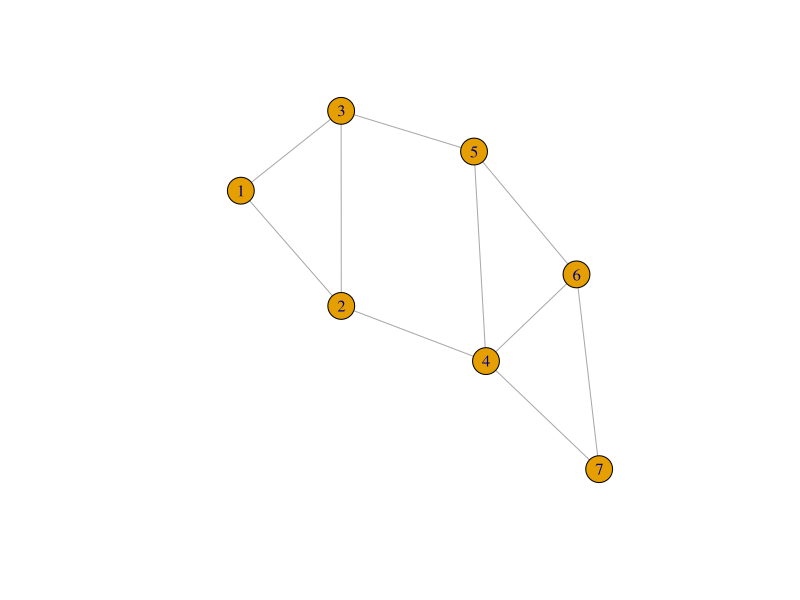
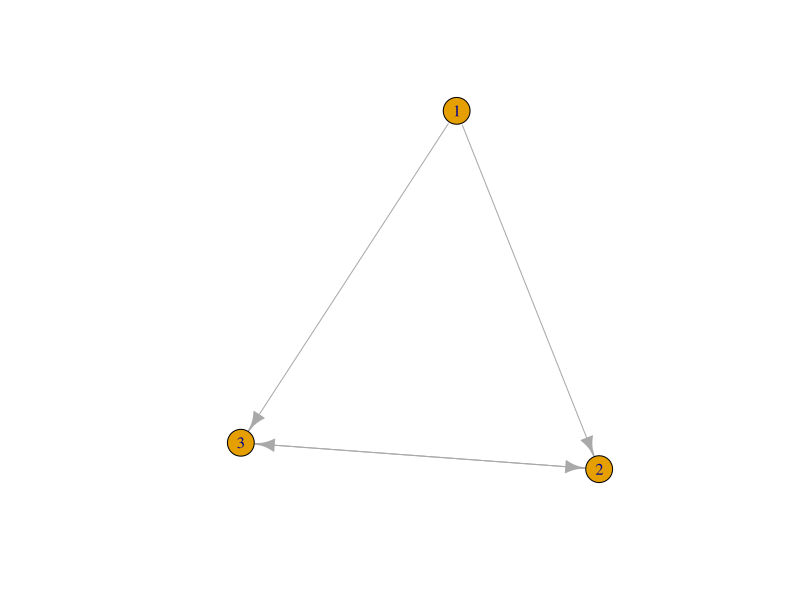
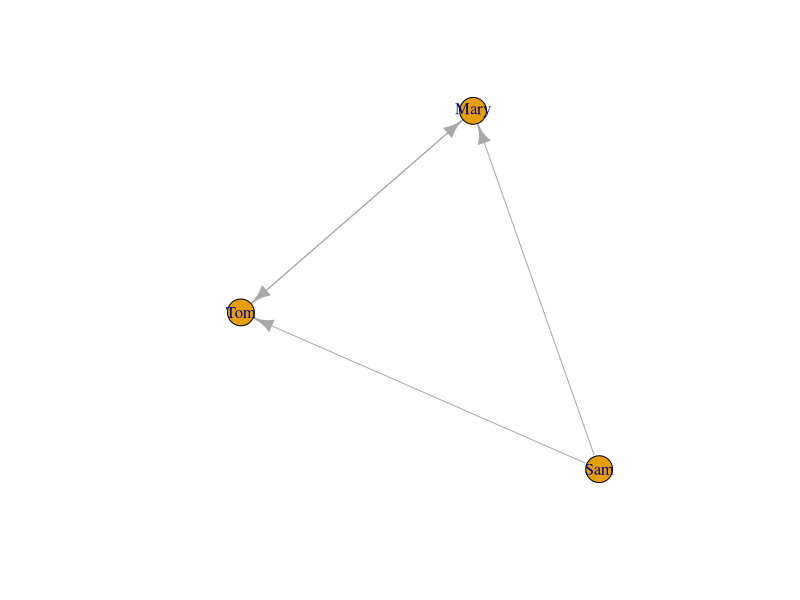
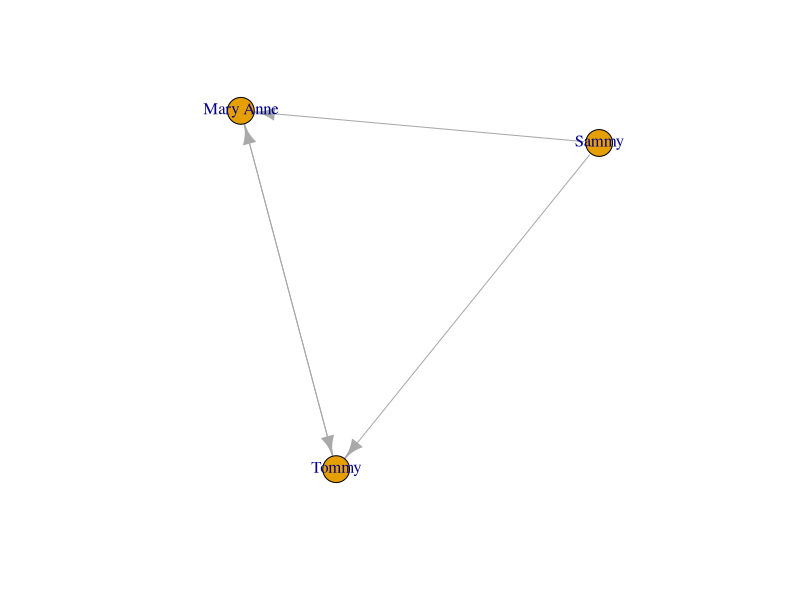

Generate these figures, in order, with R:
## ---- chunk 1
knitr::opts_chunk$set(echo = TRUE)
#install.packages("sand")  # created by the book authors & contains datasets used in the exercises
library(igraph)
## ---- chunk 2
# create the graph object
g <- graph_from_literal(1-2, 1-3, 2-3, 2-4, 3-5, 4-5, 4-6, 4-7, 5-6, 6-7)

# view the graph object details
g
## ---- chunk 3
# visualise the graph
plot(g)
## ---- chunk 4
V(g)
## ---- chunk 5
E(g)
## ---- chunk 6
print_all(g)
## ---- chunk 7
# create the directed graph with 3 vertices and 4 edges (2 directed and one mutual)
dg <- graph_from_literal(1-+2, 1-+3, 2++3)

# view the information for the directed graph
dg
## ---- chunk 8
plot(dg)
## ---- chunk 9
dg_names <- graph_from_literal(Sam-+Mary, Sam-+Tom, Mary++Tom)
print_all(dg_names)
## ---- chunk 10
plot(dg_names)
## ---- chunk 11
V(dg_names)$name <- c("Sammy", "Mary Anne", "Tommy")
plot(dg_names)
## ---- chunk 12
print_all(g)
## ---- chunk 13
as_edgelist(g)
## ---- chunk 14
as_adjacency_matrix(g)
